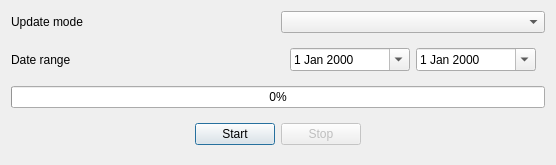
<?xml version="1.0" encoding="UTF-8"?>
<ui version="4.0">
 <class>DlgCalcSelfCost</class>
 <widget class="QDialog" name="DlgCalcSelfCost">
  <property name="geometry">
   <rect>
    <x>0</x>
    <y>0</y>
    <width>556</width>
    <height>160</height>
   </rect>
  </property>
  <property name="windowTitle">
   <string>Dialog</string>
  </property>
  <layout class="QHBoxLayout" name="horizontalLayout">
   <item>
    <layout class="QGridLayout" name="gridLayout">
     <item row="3" column="0" colspan="2">
      <widget class="QWidget" name="widget" native="true">
       <layout class="QHBoxLayout" name="horizontalLayout_2">
        <item>
         <spacer name="horizontalSpacer_2">
          <property name="orientation">
           <enum>Qt::Horizontal</enum>
          </property>
          <property name="sizeHint" stdset="0">
           <size>
            <width>40</width>
            <height>20</height>
           </size>
          </property>
         </spacer>
        </item>
        <item>
         <widget class="QPushButton" name="btnStart">
          <property name="text">
           <string>Start</string>
          </property>
         </widget>
        </item>
        <item>
         <widget class="QPushButton" name="btnStop">
          <property name="enabled">
           <bool>false</bool>
          </property>
          <property name="text">
           <string>Stop</string>
          </property>
         </widget>
        </item>
        <item>
         <spacer name="horizontalSpacer">
          <property name="orientation">
           <enum>Qt::Horizontal</enum>
          </property>
          <property name="sizeHint" stdset="0">
           <size>
            <width>40</width>
            <height>20</height>
           </size>
          </property>
         </spacer>
        </item>
       </layout>
      </widget>
     </item>
     <item row="0" column="1">
      <widget class="QComboBox" name="cbUpdateMode"/>
     </item>
     <item row="2" column="0" colspan="2">
      <widget class="QProgressBar" name="progressBar">
       <property name="maximum">
        <number>1000</number>
       </property>
       <property name="value">
        <number>0</number>
       </property>
      </widget>
     </item>
     <item row="0" column="0">
      <widget class="QLabel" name="label">
       <property name="text">
        <string>Update mode</string>
       </property>
      </widget>
     </item>
     <item row="1" column="0">
      <widget class="QLabel" name="label_2">
       <property name="text">
        <string>Date range</string>
       </property>
      </widget>
     </item>
     <item row="1" column="1">
      <widget class="QWidget" name="widget_2" native="true">
       <layout class="QHBoxLayout" name="horizontalLayout_3">
        <item>
         <widget class="QDateEdit" name="date1">
          <property name="calendarPopup">
           <bool>true</bool>
          </property>
         </widget>
        </item>
        <item>
         <widget class="QDateEdit" name="date2">
          <property name="calendarPopup">
           <bool>true</bool>
          </property>
         </widget>
        </item>
       </layout>
      </widget>
     </item>
    </layout>
   </item>
  </layout>
 </widget>
 <resources/>
 <connections/>
</ui>
